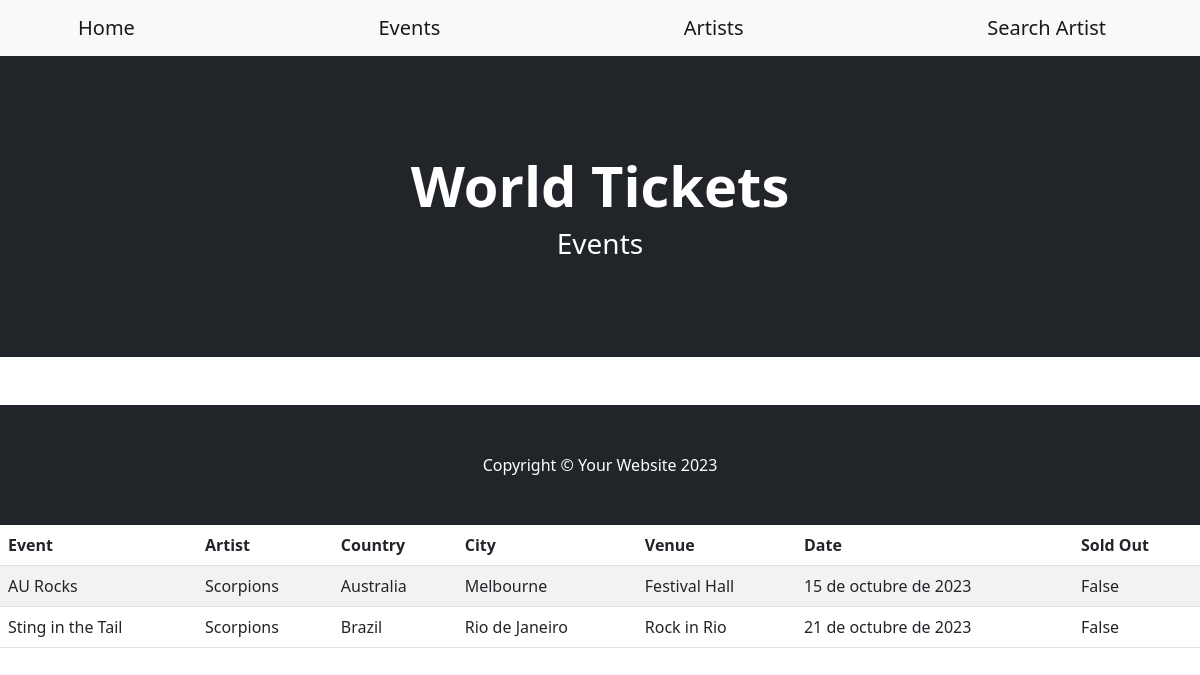
Screenshot of /events/ with the database file from the repository.
### AppTickets/models.py (models this page shows, shortened)
class Event(models.Model):
    event_name = models.CharField(max_length=50)
    artist = models.CharField(max_length=50)
    country = models.CharField(max_length=50)
    city = models.CharField(max_length=50)
    venue = models.CharField(max_length=50)
    date = models.DateField()
    soldOut = models.BooleanField()
    class Meta:
        verbose_name = "Event"
        verbose_name_plural = "Events"
        ordering = ['date']

### AppTickets/views.py (the view)
# urls.py: path('events/', views.events, name="eventos" ),
def events(request):
    contexto = {'eventos': Event.objects.all()}
    return render(request, "AppTickets/events.html", contexto)

### AppTickets/templates/AppTickets/events.html
{% extends 'AppTickets/base.html' %}
{% load static %}
{% block title %}
    World Tickets
{% endblock title %}
{% block content %}
    <h3>Events</h3>
{% endblock content %}
{% block mainProducts %}
<table class="table table-striped">
    <thead>
        <tr>
            <th>Event</th>
            <th>Artist</th>
            <th>Country</th>
            <th>City</th>
            <th>Venue</th>
            <th>Date</th>
            <th>Sold Out</th>
        </tr>
    </thead>
    <tbody>
    {% for e in eventos %}
        <tr>
            <td>{{ e.event_name }}</td>
            <td>{{ e.artist }}</td>
            <td>{{ e.country }}</td>
            <td>{{ e.city }}</td>
            <td>{{ e.venue }}</td>
            <td>{{ e.date }}</td>
            <td>{{ e.soldOut }}</td>
        </tr>
    {% endfor %}
    </tbody>
{% endblock mainProducts %}

### AppTickets/templates/AppTickets/base.html (shortened to what this page needs)
<!DOCTYPE html>
<html lang="en">
    <head>
        {% load static %}
        <link href="https://cdn.jsdelivr.net/npm/bootstrap-icons@1.5.0/font/bootstrap-icons.css" rel="stylesheet" />
        <link href="{% static 'AppTickets/css/styles.css' %}" rel="stylesheet" />
    </head>
    <body>
        <nav class="navbar navbar-expand-lg navbar-light bg-light">
            <div class="container px-4 px-lg-5">
                <a class="navbar-brand" href="{% url 'home' %}">Home</a>
                <a class="navbar-brand" href="{% url 'eventos' %}">Events</a>
                <a class="navbar-brand" href="{% url 'artistas' %}">Artists</a>
                <a class="navbar-brand" href="{% url 'busca_artista' %}">Search Artist</a>
            </div>
        </nav>
        <header class="bg-dark py-5">
            <div class="container px-4 px-lg-5 my-5">
                <div class="text-center text-white">
                    <h1 class="display-4 fw-bolder">
                        {% block title %}{% endblock title %}
                    </h1>
                    <p class="lead fw-normal text-white-50 mb-0">
                        {% block content %}{% endblock content %}
                    </p>
                </div>
            </div>
        </header>
        <section class="py-5">
            {% block mainProducts %}{% endblock mainProducts %}
        </section>
        <footer class="py-5 bg-dark">
            <div class="container"><p class="m-0 text-center text-white">Copyright &copy; Your Website 2023</p></div>
        </footer>
    </body>
</html>

### rows the page displays
Event: event_name "AU Rocks", artist "Scorpions", country "Australia", city "Melbourne", venue "Festival Hall", date "15 de octubre de 2023", soldOut "False"
Event: event_name "Sting in the Tail", artist "Scorpions", country "Brazil", city "Rio de Janeiro", venue "Rock in Rio", date "21 de octubre de 2023", soldOut "False"
